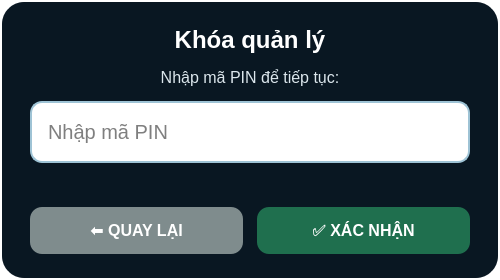
<?xml version="1.0" encoding="UTF-8"?>
<ui version="4.0">
 <class>PinDialog</class>
 <widget class="QDialog" name="PinDialog">
  <property name="geometry">
   <rect>
    <x>0</x>
    <y>0</y>
    <width>500</width>
    <height>280</height>
   </rect>
  </property>
  <property name="windowTitle">
   <string>Xác nhận PIN</string>
  </property>
  <property name="styleSheet">
   <string notr="true">QDialog {
                background-color: white;
            }
            QFrame#container {
                background-color: #091722;
                border: 2px solid #ffffff;
                border-radius: 24px;
            }
            QLineEdit {
                background: #ffffff;
                color: #000000;
                border: 2px solid #9ec3d5;
                border-radius: 12px;
                padding: 16px 14px;
                font-size: 20px;
            }</string>
  </property>
  <property name="modal">
   <bool>true</bool>
  </property>
  <widget class="QFrame" name="container">
   <property name="geometry">
    <rect>
     <x>0</x>
     <y>0</y>
     <width>500</width>
     <height>280</height>
    </rect>
   </property>
   <property name="styleSheet">
    <string notr="true">QFrame#container {
                background-color: #091722;
                border: 2px solid #ffffff;
            }</string>
   </property>
   <layout class="QVBoxLayout" name="verticalLayout">
    <property name="spacing">
     <number>14</number>
    </property>
    <property name="leftMargin">
     <number>28</number>
    </property>
    <property name="topMargin">
     <number>24</number>
    </property>
    <property name="rightMargin">
     <number>28</number>
    </property>
    <property name="bottomMargin">
     <number>24</number>
    </property>
    <item>
     <widget class="QLabel" name="title_label">
      <property name="styleSheet">
       <string notr="true">color: white; font-size: 24px; font-weight: bold; background-color: #091722;</string>
      </property>
      <property name="text">
       <string>Khóa quản lý</string>
      </property>
      <property name="alignment">
       <set>Qt::AlignCenter</set>
      </property>
     </widget>
    </item>
    <item>
     <widget class="QLabel" name="subtitle_label">
      <property name="styleSheet">
       <string notr="true">color: #dbe6ec; font-size: 16px; background-color: #091722;</string>
      </property>
      <property name="text">
       <string>Nhập mã PIN để tiếp tục:</string>
      </property>
      <property name="alignment">
       <set>Qt::AlignCenter</set>
      </property>
     </widget>
    </item>
    <item>
     <widget class="QLineEdit" name="pin_input">
      <property name="styleSheet">
       <string notr="true">QLineEdit {
                background: #ffffff;
                color: #000000;
                border: 2px solid #9ec3d5;
                border-radius: 12px;
                padding: 16px 14px;
                font-size: 20px;
            }</string>
      </property>
      <property name="echoMode">
       <enum>QLineEdit::Password</enum>
      </property>
      <property name="placeholderText">
       <string>Nhập mã PIN</string>
      </property>
     </widget>
    </item>
    <item>
     <widget class="QLabel" name="error_label">
      <property name="styleSheet">
       <string notr="true">color: #ffd6d6; font-size: 14px; font-weight: bold; background-color: #091722;</string>
      </property>
      <property name="text">
       <string/>
      </property>
      <property name="alignment">
       <set>Qt::AlignCenter</set>
      </property>
     </widget>
    </item>
    <item>
     <layout class="QHBoxLayout" name="btn_row">
      <item>
       <widget class="QPushButton" name="cancel_btn">
        <property name="styleSheet">
         <string notr="true">background-color: #7f8c8d; color: white; font-weight: bold; padding: 14px 22px; border-radius: 12px; font-size: 16px;</string>
        </property>
        <property name="text">
         <string>⬅ QUAY LẠI</string>
        </property>
       </widget>
      </item>
      <item>
       <widget class="QPushButton" name="ok_btn">
        <property name="styleSheet">
         <string notr="true">background-color: #1f6f4e; color: white; font-weight: bold; padding: 14px 22px; border-radius: 12px; font-size: 16px;</string>
        </property>
        <property name="text">
         <string>✅ XÁC NHẬN</string>
        </property>
       </widget>
      </item>
     </layout>
    </item>
   </layout>
  </widget>
 </widget>
 <resources/>
 <connections/>
</ui>
